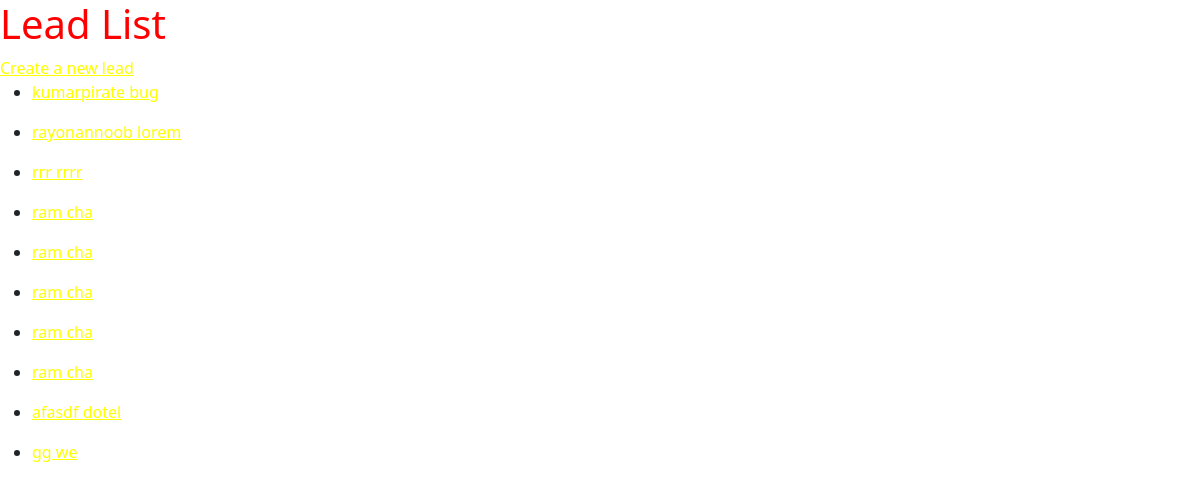
Page /leads/list/ on the committed database.
### leads/models.py (models this page shows, shortened)
class Lead(models.Model):
    first_name = models.CharField(max_length=50)
    last_name = models.CharField(max_length=50)
    age = models.IntegerField(default=0)
    agent = models.ForeignKey(Agent, on_delete=models.CASCADE)

### leads/views.py (the view)
# urls.py: path('list/', views.LeadListView.as_view(), name="lead-list"),
class LeadListView(ListView):
    template_name = "leads/lead_list.html"
    queryset = leads = Lead.objects.all()

### leads/templates/leads/lead_list.html
{% extends 'base.html' %}
{% load static %}
{% block css %}
<link rel="stylesheet" href="{% static 'leads/css/style.css' %}">
{% endblock css %}
{% block content %}
<h1>Lead List</h1>
<a href="{% url 'leads:lead-create' %}">Create a new lead</a>
{% for lead in object_list %}
<ul>
  <li>
      <a href="{% url 'leads:lead-detail' lead.pk %}">{{lead.first_name}} {{lead.last_name}}</a>
  </li>
</ul>
{% endfor %}
{% endblock content %}

### static/css/style.css (style rules this page uses)
a { color: yellow !important; }
h1 { color: red !important; }

### rows in the picture
Lead: first_name "kumarpirate", last_name "bug"
Lead: first_name "rayonannoob", last_name "lorem"
Lead: first_name "rrr", last_name "rrrr"
Lead: first_name "ram", last_name "cha"
Lead: first_name "ram", last_name "cha"
Lead: first_name "ram", last_name "cha"
Lead: first_name "ram", last_name "cha"
Lead: first_name "ram", last_name "cha"
Lead: first_name "afasdf", last_name "dotel"
Lead: first_name "gg", last_name "we"
